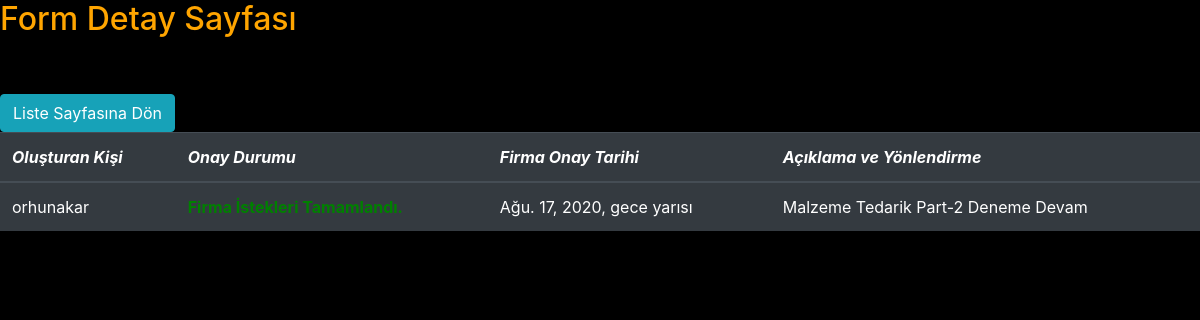
/form4/detail/18 (signed in), run on the app's committed database.
### form4/models.py (models this page shows, shortened)
class Form4(models.Model):
    Olusturan = models.ForeignKey(User , on_delete=models.CASCADE , blank=True , null=True)
    Form44=models.ForeignKey(Form3,on_delete=models.PROTECT,null=True,blank=True)
    onay=models.BooleanField(default=False,verbose_name='Firma adına yapacağımız hizmet tamamlandı mı?')
    aciklama=models.TextField(verbose_name='Açıklama                ',blank=True)
    tarih=models.DateTimeField(default=timezone.now, blank=False)

### form4/views.py (the view)
# urls.py: url(r'^detail/(?P<pk>\d+)$' , views.detail , name='detail2') ,
@login_required(login_url=login_view)
def detail(request,pk):
    listem = get_object_or_404(Form4, id=pk)
    context = {'listem': listem}
    return render(request , 'Form4/detail.html', context)

### templates/Form4/detail.html (shortened to what this page needs)
<!DOCTYPE html>
<html lang="en" xmlns:Content-Disposition="http://www.w3.org/1999/xhtml">
<head>
    <link rel="stylesheet" href="https://stackpath.bootstrapcdn.com/bootstrap/4.5.0/css/bootstrap.min.css">
</head>
<body>
<h2>Form Detay Sayfası</h2><br><br>
<a href="/form4" class="btn btn-info" role="button" >Liste Sayfasına Dön</a><br>
    <table  class="table table-hover table-dark"   width="75" >
  <thead>
    <tr>
      <th scope="col"><i>Oluşturan Kişi</i></th>
      <th scope="col"><i>Onay Durumu</i></th>
      <th scope="col"><i>Firma Onay Tarihi</i></th>
      <th scope="col"><i>Açıklama ve Yönlendirme</i></th>
    </tr>
     </thead>
  <tbody>
    <tr>
        <td>{{listem.Olusturan.username}}</td>
        <td>{% if listem.onay is True%}
        <div style="color:green"><strong>Firma İstekleri Tamamlandı.</strong></div>
            {%else%}
            <div style="color:red"><strong> Firma istekleri henüz tamamlanmadı.</strong></div>
            {%endif%}
        </td>
        <td>{{listem.tarih}}</td>
        <td>{{listem.aciklama}}</td>
    </tr>
    </tbody>
</table>
</body>
</html>

### templates/Form4/detail.html (style rules this page uses)
body { background-color:Black;color:orange }

### data on the page
Form4: Olusturan.username "orhunakar", tarih "Ağu. 17, 2020, gece yarısı", aciklama "Malzeme Tedarik Part-2 Deneme Devam"
